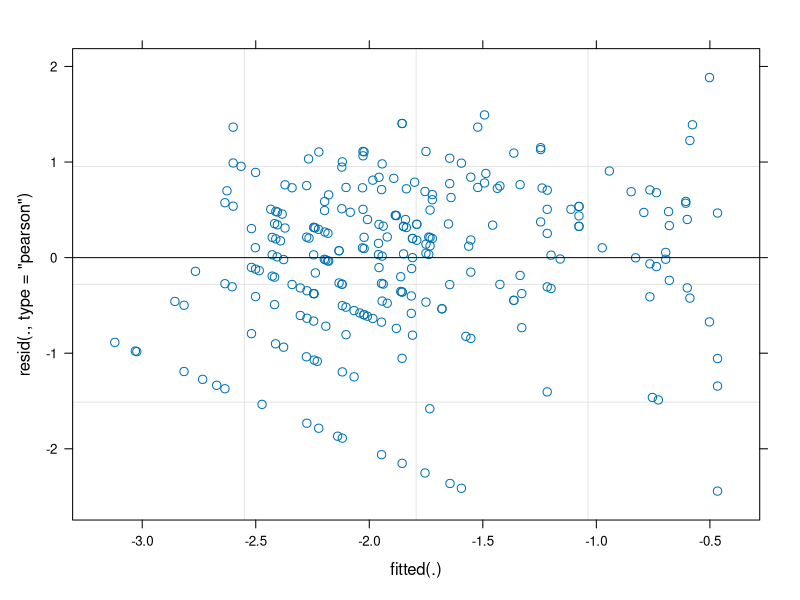

Reproduce this figure in R. (Note: this script raises an error after producing the figure.)
library(ggplot2)
library(lme4)
library(nlme)
library(lsmeans)
library(lubridate)
library(multcompView)
library(car)

setwd("D:/Iowa State University/Debinski Lab/Nectar data/MAL")

balsvol15 <- read.csv("nectar analysis/data files/balsvol15.csv", header = T)
balsvol16 <- read.csv("nectar analysis/data files/balsvol16.csv", header = T)
balsvolboth <- rbind(balsvol15,balsvol16)
rm(balsvol15)
rm(balsvol16)

balsvolboth$lnvol <- log(balsvolboth$volume)
balsvolboth$year <- as.factor(year(balsvolboth$date))

cellN <- with(balsvolboth, table(treatment, year))
cellN

cellMean <- with(balsvolboth, tapply(volume, list(treatment, year), mean))
cellMean

# Model ln(volume), hypothesis test
  #modeled ln of volume because using volume itself doesn't give us good residuals
modlnvol <- lmer(lnvol ~ treatment * year + (1|plot/plant) + (1|year:date), data = balsvolboth)
summary(modlnvol)

bals.vol <- emmeans::emmeans(modlnvol, c("treatment", "year"), type='response')
emmeans::joint_tests(bals.vol)

plot(modlnvol)
inflvol <- influence(modlnvol, obs = T)
plot(inflvol, which = "cook", main = "Balsam Volume")

lnvol.grid <- ref.grid(modlnvol)
summary(lnvol.grid)

lnvol.treat <- lsmeans(lnvol.grid, "treatment")
pairs(lnvol.treat)

lnvol.year <- lsmeans(lnvol.grid, "year")
pairs(lnvol.year)

int.vol <- pairs(lnvol.grid, by = "year")
int.voltable <- update(int.vol, by = NULL)
int.voltable

test(pairs(int.voltable), joint = T)

Anova(modlnvol, type = 3)
